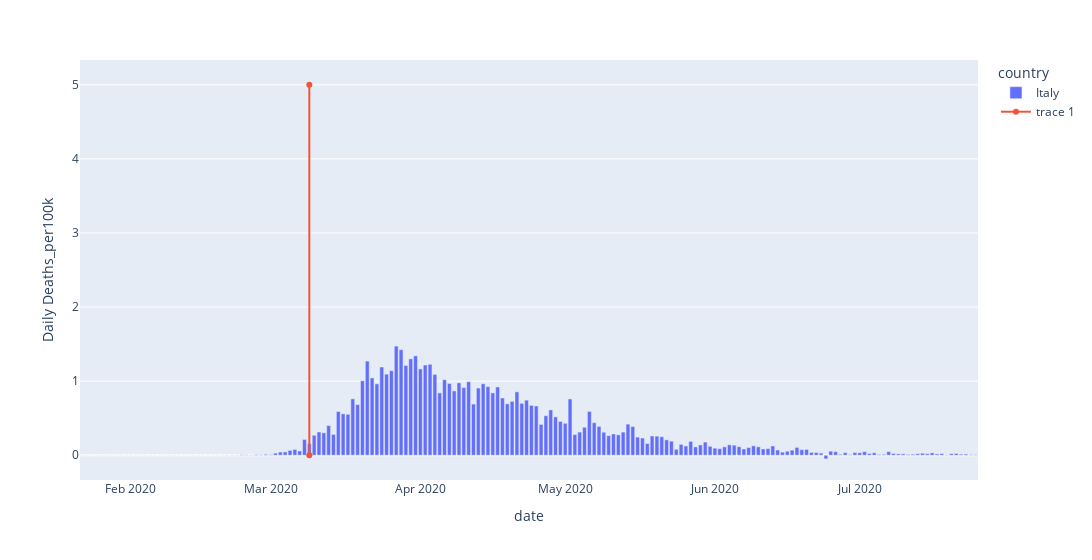
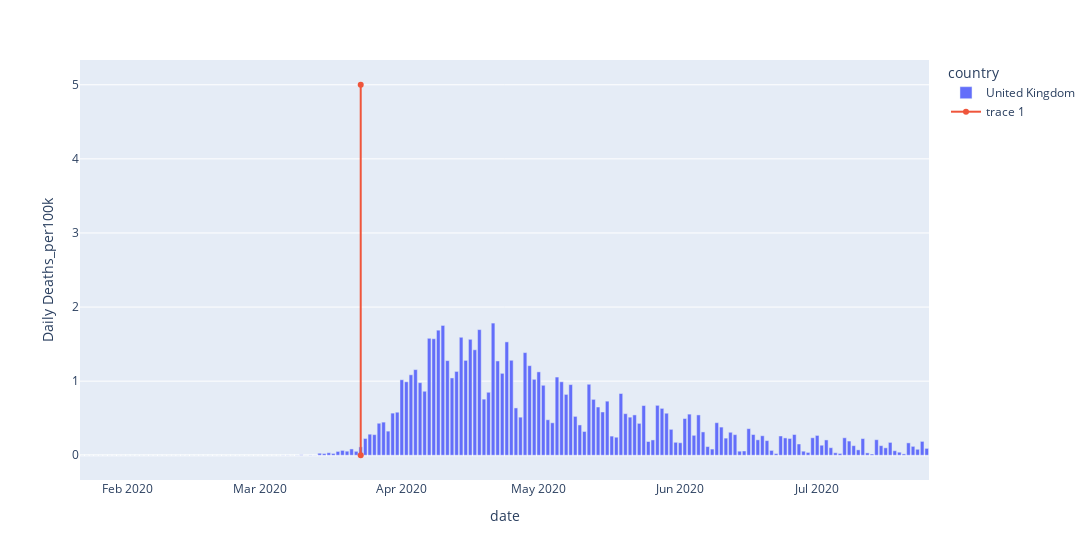
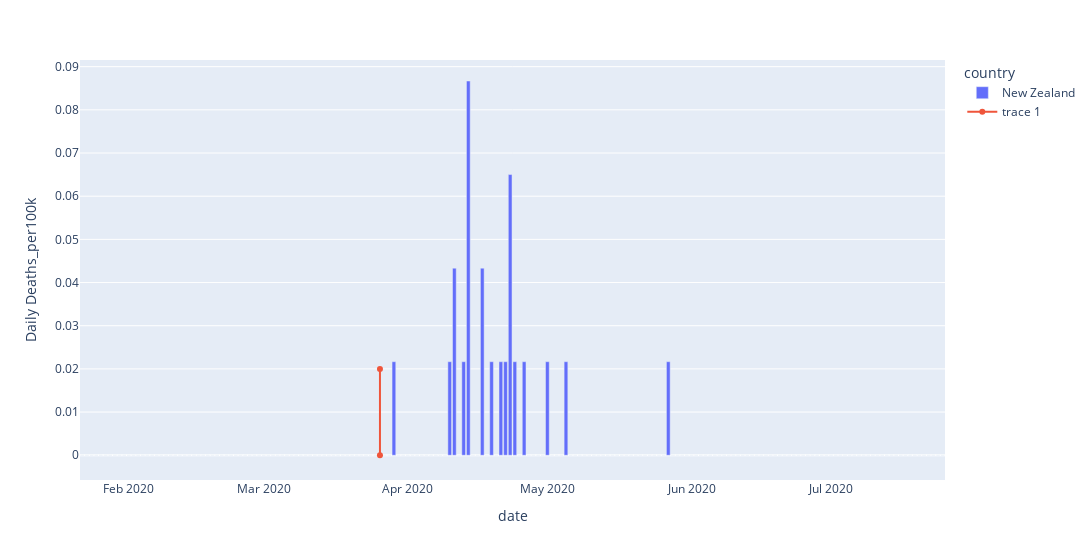
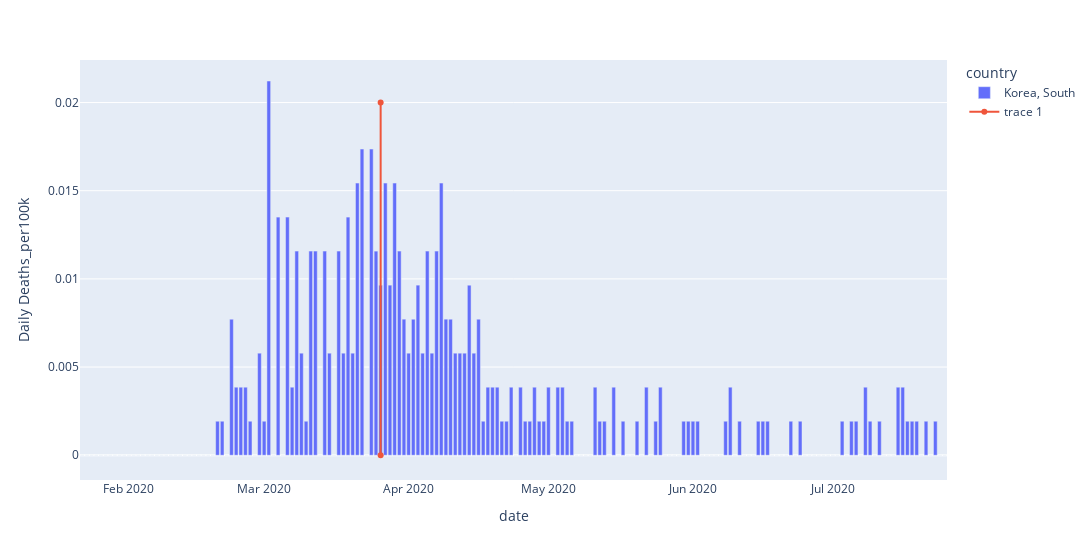

Notebook code for these charts, in order:
### Code cell
from datetime import datetime
from plotly.subplots import make_subplots
import plotly.graph_objects as go
def barplot_by_country(
        dataframe, 
        y_axis,
        lockdown_start: datetime,
        x_axis = "date",
        y_max = 5,
        country = "Italy", 
        color='country', 
        width=1200,
        log_y = False):
    fig = px.bar(
            dataframe.query("country in ('{0}')".format(country)),
            x=x_axis, y=y_axis, color=color, width=width, log_y=log_y)
    fig.add_trace(go.Scatter(
        y=[0, y_max, 0],
        x=[lockdown_start, lockdown_start],
        mode="lines+markers+text",
        hovertext=[ "{0} Lockdown".format(country), "{0} Lockdown".format(country)]
    ), 1,1)
    fig.show()
barplot_by_country(covid19.df_daily, covid19.COL_DAILY_DEATHS + '_per100k', country='Italy', lockdown_start = datetime(2020, 3, 9))
barplot_by_country(covid19.df_daily, covid19.COL_DAILY_DEATHS + '_per100k', country='United Kingdom', lockdown_start = datetime(2020, 3, 23))
barplot_by_country(covid19.df_daily, covid19.COL_DAILY_DEATHS + '_per100k', country='New Zealand', lockdown_start = datetime(2020, 3, 26), y_max=0.02)
barplot_by_country(covid19.df_daily, covid19.COL_DAILY_DEATHS + '_per100k', country='Korea, South', lockdown_start = datetime(2020, 3, 26), y_max=0.02)

barplot_by_country(covid19.df_daily, covid19.COL_DAILY_CASES + '_per100k', country='Italy', lockdown_start = datetime(2020, 3, 9), y_max=12)
barplot_by_country(covid19.df_daily, covid19.COL_DAILY_CASES + '_per100k', country='United Kingdom', lockdown_start = datetime(2020, 3, 23), y_max=12)
barplot_by_country(covid19.df_daily, covid19.COL_DAILY_CASES + '_per100k', country='New Zealand', lockdown_start = datetime(2020, 3, 26), y_max=2)
barplot_by_country(covid19.df_daily, covid19.COL_DAILY_CASES + '_per100k', country='Korea, South', lockdown_start = datetime(2020, 3, 26), y_max=2)
#areaplot_by_country(covid19.df_daily, covid19.COL_DAILY_DEATHS+ '_per1k', y_max=.03)
#areaplot_by_country(covid19.df_daily, covid19.COL_DAILY_CASES)
#areaplot_by_country(covid19.df_daily, covid19.COL_DAILY_DEATHS)

### Figure 1 — Plotly figure (JSON) as saved in the notebook; plotly's stock layout.template omitted (floating-point values rounded to 4 significant figures; data arrays with more than 128 entries replaced by an {"elided": "..."} marker saying what was removed)
{"data": [{"alignmentgroup": "True", "hovertemplate": "country=Italy<br>date=%{x}<br>Daily Deaths_per100k=%{y}<extra></extra>", "legendgroup": "Italy", "marker": {"color": "#636efa"}, "name": "Italy", "offsetgroup": "Italy", "orientation": "v", "showlegend": true, "textposition": "auto", "type": "bar", "x": {"elided": "186 str values"}, "xaxis": "x", "y": {"elided": "186 float values"}, "yaxis": "y"}, {"hovertext": ["Italy Lockdown", "Italy Lockdown"], "mode": "lines+markers+text", "type": "scatter", "x": ["2020-03-09T00:00:00", "2020-03-09T00:00:00"], "xaxis": "x", "y": [0, 5, 0], "yaxis": "y"}], "layout": {"barmode": "relative", "legend": {"title": {"text": "country"}, "tracegroupgap": 0}, "margin": {"t": 60}, "width": 1200, "xaxis": {"anchor": "y", "domain": [0, 1], "title": {"text": "date"}}, "yaxis": {"anchor": "x", "domain": [0, 1], "title": {"text": "Daily Deaths_per100k"}}}}

### Figure 2 — Plotly figure (JSON) as saved in the notebook; plotly's stock layout.template omitted (floating-point values rounded to 4 significant figures; data arrays with more than 128 entries replaced by an {"elided": "..."} marker saying what was removed)
{"data": [{"alignmentgroup": "True", "hovertemplate": "country=United Kingdom<br>date=%{x}<br>Daily Deaths_per100k=%{y}<extra></extra>", "legendgroup": "United Kingdom", "marker": {"color": "#636efa"}, "name": "United Kingdom", "offsetgroup": "United Kingdom", "orientation": "v", "showlegend": true, "textposition": "auto", "type": "bar", "x": {"elided": "186 str values"}, "xaxis": "x", "y": {"elided": "186 float values"}, "yaxis": "y"}, {"hovertext": ["United Kingdom Lockdown", "United Kingdom Lockdown"], "mode": "lines+markers+text", "type": "scatter", "x": ["2020-03-23T00:00:00", "2020-03-23T00:00:00"], "xaxis": "x", "y": [0, 5, 0], "yaxis": "y"}], "layout": {"barmode": "relative", "legend": {"title": {"text": "country"}, "tracegroupgap": 0}, "margin": {"t": 60}, "width": 1200, "xaxis": {"anchor": "y", "domain": [0, 1], "title": {"text": "date"}}, "yaxis": {"anchor": "x", "domain": [0, 1], "title": {"text": "Daily Deaths_per100k"}}}}

### Figure 3 — Plotly figure (JSON) as saved in the notebook; plotly's stock layout.template omitted (floating-point values rounded to 4 significant figures; data arrays with more than 128 entries replaced by an {"elided": "..."} marker saying what was removed)
{"data": [{"alignmentgroup": "True", "hovertemplate": "country=New Zealand<br>date=%{x}<br>Daily Deaths_per100k=%{y}<extra></extra>", "legendgroup": "New Zealand", "marker": {"color": "#636efa"}, "name": "New Zealand", "offsetgroup": "New Zealand", "orientation": "v", "showlegend": true, "textposition": "auto", "type": "bar", "x": {"elided": "186 str values"}, "xaxis": "x", "y": {"elided": "186 float values"}, "yaxis": "y"}, {"hovertext": ["New Zealand Lockdown", "New Zealand Lockdown"], "mode": "lines+markers+text", "type": "scatter", "x": ["2020-03-26T00:00:00", "2020-03-26T00:00:00"], "xaxis": "x", "y": [0, 0.02, 0], "yaxis": "y"}], "layout": {"barmode": "relative", "legend": {"title": {"text": "country"}, "tracegroupgap": 0}, "margin": {"t": 60}, "width": 1200, "xaxis": {"anchor": "y", "domain": [0, 1], "title": {"text": "date"}}, "yaxis": {"anchor": "x", "domain": [0, 1], "title": {"text": "Daily Deaths_per100k"}}}}

### Figure 4 — Plotly figure (JSON) as saved in the notebook; plotly's stock layout.template omitted (floating-point values rounded to 4 significant figures; data arrays with more than 128 entries replaced by an {"elided": "..."} marker saying what was removed)
{"data": [{"alignmentgroup": "True", "hovertemplate": "country=Korea, South<br>date=%{x}<br>Daily Deaths_per100k=%{y}<extra></extra>", "legendgroup": "Korea, South", "marker": {"color": "#636efa"}, "name": "Korea, South", "offsetgroup": "Korea, South", "orientation": "v", "showlegend": true, "textposition": "auto", "type": "bar", "x": {"elided": "186 str values"}, "xaxis": "x", "y": {"elided": "186 float values"}, "yaxis": "y"}, {"hovertext": ["Korea, South Lockdown", "Korea, South Lockdown"], "mode": "lines+markers+text", "type": "scatter", "x": ["2020-03-26T00:00:00", "2020-03-26T00:00:00"], "xaxis": "x", "y": [0, 0.02, 0], "yaxis": "y"}], "layout": {"barmode": "relative", "legend": {"title": {"text": "country"}, "tracegroupgap": 0}, "margin": {"t": 60}, "width": 1200, "xaxis": {"anchor": "y", "domain": [0, 1], "title": {"text": "date"}}, "yaxis": {"anchor": "x", "domain": [0, 1], "title": {"text": "Daily Deaths_per100k"}}}}
